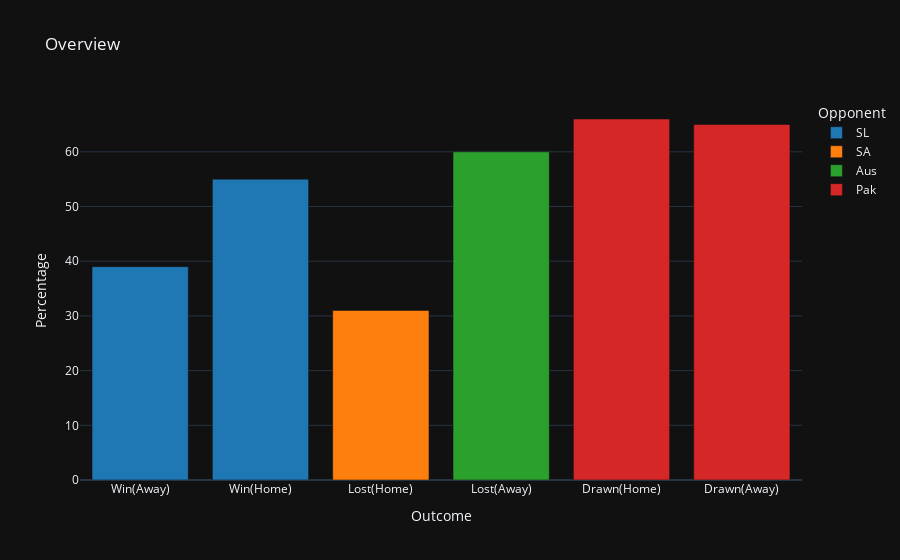
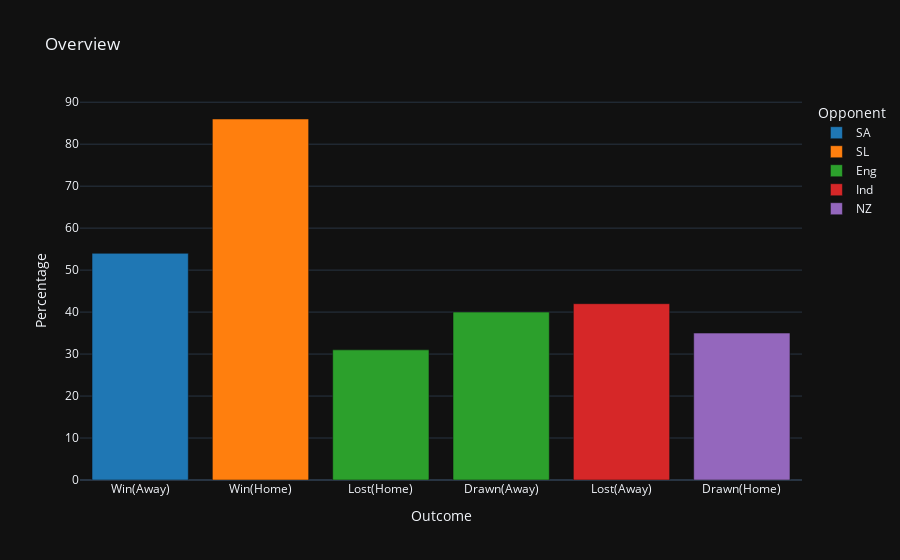
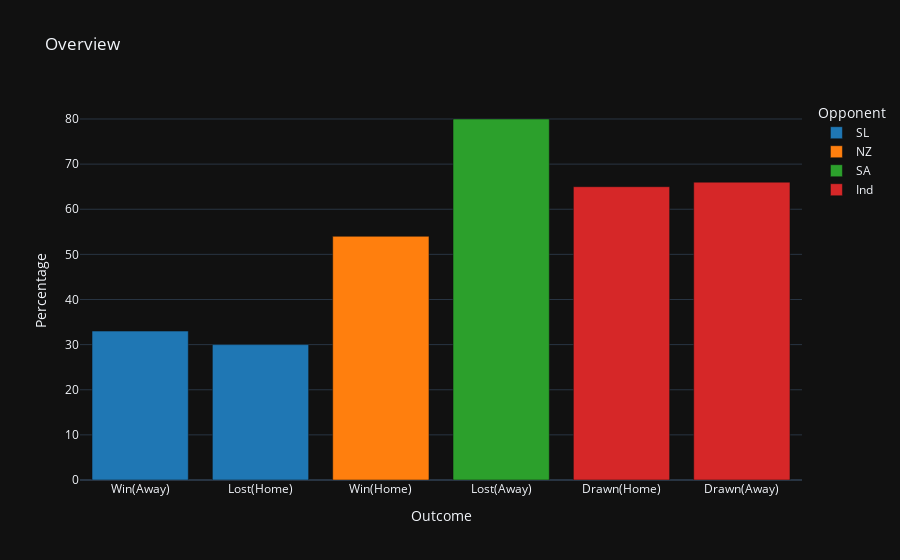
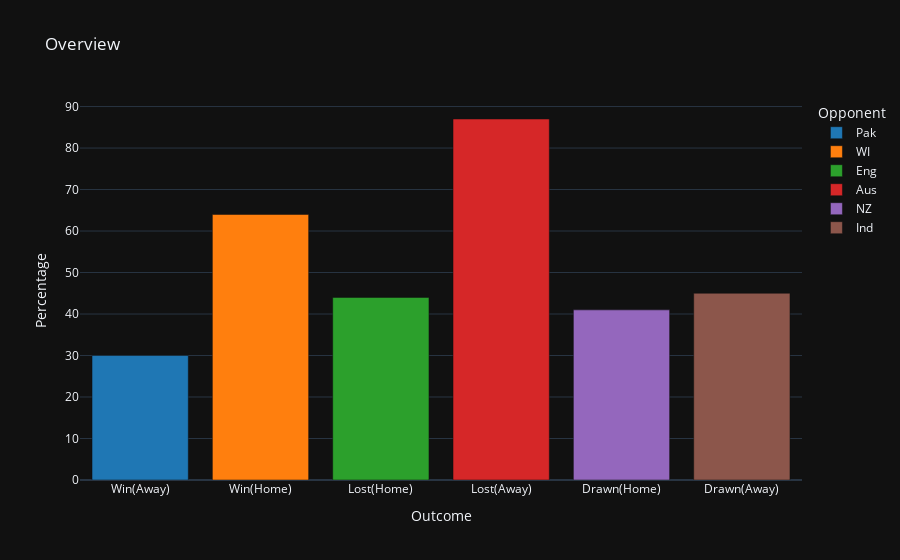

The code cell stored with these charts, in order, in its notebook:
### Code cell
for value in df:
    fig = px.bar(value,x='Column',y='Percentage',color ='Opponent',template="plotly_dark",color_discrete_sequence=px.colors.qualitative.D3,title='Overview',labels={'Column':'Outcome'})

    fig.show()

### Figure 1 — Plotly figure (JSON) as saved in the notebook; plotly's stock layout.template omitted (floating-point values rounded to 4 significant figures)
{"data": [{"alignmentgroup": "True", "hovertemplate": "Opponent=SL<br>Outcome=%{x}<br>Percentage=%{y}<extra></extra>", "legendgroup": "SL", "marker": {"color": "#1F77B4"}, "name": "SL", "offsetgroup": "SL", "orientation": "v", "showlegend": true, "textposition": "auto", "type": "bar", "x": ["Win(Away)", "Win(Home)"], "xaxis": "x", "y": [39, 55], "yaxis": "y"}, {"alignmentgroup": "True", "hovertemplate": "Opponent=SA<br>Outcome=%{x}<br>Percentage=%{y}<extra></extra>", "legendgroup": "SA", "marker": {"color": "#FF7F0E"}, "name": "SA", "offsetgroup": "SA", "orientation": "v", "showlegend": true, "textposition": "auto", "type": "bar", "x": ["Lost(Home)"], "xaxis": "x", "y": [31], "yaxis": "y"}, {"alignmentgroup": "True", "hovertemplate": "Opponent=Aus<br>Outcome=%{x}<br>Percentage=%{y}<extra></extra>", "legendgroup": "Aus", "marker": {"color": "#2CA02C"}, "name": "Aus", "offsetgroup": "Aus", "orientation": "v", "showlegend": true, "textposition": "auto", "type": "bar", "x": ["Lost(Away)"], "xaxis": "x", "y": [60], "yaxis": "y"}, {"alignmentgroup": "True", "hovertemplate": "Opponent=Pak<br>Outcome=%{x}<br>Percentage=%{y}<extra></extra>", "legendgroup": "Pak", "marker": {"color": "#D62728"}, "name": "Pak", "offsetgroup": "Pak", "orientation": "v", "showlegend": true, "textposition": "auto", "type": "bar", "x": ["Drawn(Home)", "Drawn(Away)"], "xaxis": "x", "y": [66, 65], "yaxis": "y"}], "layout": {"barmode": "relative", "legend": {"title": {"text": "Opponent"}, "tracegroupgap": 0}, "title": {"text": "Overview"}, "xaxis": {"anchor": "y", "domain": [0, 1], "title": {"text": "Outcome"}}, "yaxis": {"anchor": "x", "domain": [0, 1], "title": {"text": "Percentage"}}}}

### Figure 2 — Plotly figure (JSON) as saved in the notebook; plotly's stock layout.template omitted (floating-point values rounded to 4 significant figures)
{"data": [{"alignmentgroup": "True", "hovertemplate": "Opponent=SA<br>Outcome=%{x}<br>Percentage=%{y}<extra></extra>", "legendgroup": "SA", "marker": {"color": "#1F77B4"}, "name": "SA", "offsetgroup": "SA", "orientation": "v", "showlegend": true, "textposition": "auto", "type": "bar", "x": ["Win(Away)"], "xaxis": "x", "y": [54], "yaxis": "y"}, {"alignmentgroup": "True", "hovertemplate": "Opponent=SL<br>Outcome=%{x}<br>Percentage=%{y}<extra></extra>", "legendgroup": "SL", "marker": {"color": "#FF7F0E"}, "name": "SL", "offsetgroup": "SL", "orientation": "v", "showlegend": true, "textposition": "auto", "type": "bar", "x": ["Win(Home)"], "xaxis": "x", "y": [86], "yaxis": "y"}, {"alignmentgroup": "True", "hovertemplate": "Opponent=Eng<br>Outcome=%{x}<br>Percentage=%{y}<extra></extra>", "legendgroup": "Eng", "marker": {"color": "#2CA02C"}, "name": "Eng", "offsetgroup": "Eng", "orientation": "v", "showlegend": true, "textposition": "auto", "type": "bar", "x": ["Lost(Home)", "Drawn(Away)"], "xaxis": "x", "y": [31, 40], "yaxis": "y"}, {"alignmentgroup": "True", "hovertemplate": "Opponent=Ind<br>Outcome=%{x}<br>Percentage=%{y}<extra></extra>", "legendgroup": "Ind", "marker": {"color": "#D62728"}, "name": "Ind", "offsetgroup": "Ind", "orientation": "v", "showlegend": true, "textposition": "auto", "type": "bar", "x": ["Lost(Away)"], "xaxis": "x", "y": [42], "yaxis": "y"}, {"alignmentgroup": "True", "hovertemplate": "Opponent=NZ<br>Outcome=%{x}<br>Percentage=%{y}<extra></extra>", "legendgroup": "NZ", "marker": {"color": "#9467BD"}, "name": "NZ", "offsetgroup": "NZ", "orientation": "v", "showlegend": true, "textposition": "auto", "type": "bar", "x": ["Drawn(Home)"], "xaxis": "x", "y": [35], "yaxis": "y"}], "layout": {"barmode": "relative", "legend": {"title": {"text": "Opponent"}, "tracegroupgap": 0}, "title": {"text": "Overview"}, "xaxis": {"anchor": "y", "domain": [0, 1], "title": {"text": "Outcome"}}, "yaxis": {"anchor": "x", "domain": [0, 1], "title": {"text": "Percentage"}}}}

### Figure 3 — Plotly figure (JSON) as saved in the notebook; plotly's stock layout.template omitted (floating-point values rounded to 4 significant figures)
{"data": [{"alignmentgroup": "True", "hovertemplate": "Opponent=SL<br>Outcome=%{x}<br>Percentage=%{y}<extra></extra>", "legendgroup": "SL", "marker": {"color": "#1F77B4"}, "name": "SL", "offsetgroup": "SL", "orientation": "v", "showlegend": true, "textposition": "auto", "type": "bar", "x": ["Win(Away)", "Lost(Home)"], "xaxis": "x", "y": [33, 30], "yaxis": "y"}, {"alignmentgroup": "True", "hovertemplate": "Opponent=NZ<br>Outcome=%{x}<br>Percentage=%{y}<extra></extra>", "legendgroup": "NZ", "marker": {"color": "#FF7F0E"}, "name": "NZ", "offsetgroup": "NZ", "orientation": "v", "showlegend": true, "textposition": "auto", "type": "bar", "x": ["Win(Home)"], "xaxis": "x", "y": [54], "yaxis": "y"}, {"alignmentgroup": "True", "hovertemplate": "Opponent=SA<br>Outcome=%{x}<br>Percentage=%{y}<extra></extra>", "legendgroup": "SA", "marker": {"color": "#2CA02C"}, "name": "SA", "offsetgroup": "SA", "orientation": "v", "showlegend": true, "textposition": "auto", "type": "bar", "x": ["Lost(Away)"], "xaxis": "x", "y": [80], "yaxis": "y"}, {"alignmentgroup": "True", "hovertemplate": "Opponent=Ind<br>Outcome=%{x}<br>Percentage=%{y}<extra></extra>", "legendgroup": "Ind", "marker": {"color": "#D62728"}, "name": "Ind", "offsetgroup": "Ind", "orientation": "v", "showlegend": true, "textposition": "auto", "type": "bar", "x": ["Drawn(Home)", "Drawn(Away)"], "xaxis": "x", "y": [65, 66], "yaxis": "y"}], "layout": {"barmode": "relative", "legend": {"title": {"text": "Opponent"}, "tracegroupgap": 0}, "title": {"text": "Overview"}, "xaxis": {"anchor": "y", "domain": [0, 1], "title": {"text": "Outcome"}}, "yaxis": {"anchor": "x", "domain": [0, 1], "title": {"text": "Percentage"}}}}

### Figure 4 — Plotly figure (JSON) as saved in the notebook; plotly's stock layout.template omitted (floating-point values rounded to 4 significant figures)
{"data": [{"alignmentgroup": "True", "hovertemplate": "Opponent=Pak<br>Outcome=%{x}<br>Percentage=%{y}<extra></extra>", "legendgroup": "Pak", "marker": {"color": "#1F77B4"}, "name": "Pak", "offsetgroup": "Pak", "orientation": "v", "showlegend": true, "textposition": "auto", "type": "bar", "x": ["Win(Away)"], "xaxis": "x", "y": [30], "yaxis": "y"}, {"alignmentgroup": "True", "hovertemplate": "Opponent=WI<br>Outcome=%{x}<br>Percentage=%{y}<extra></extra>", "legendgroup": "WI", "marker": {"color": "#FF7F0E"}, "name": "WI", "offsetgroup": "WI", "orientation": "v", "showlegend": true, "textposition": "auto", "type": "bar", "x": ["Win(Home)"], "xaxis": "x", "y": [64], "yaxis": "y"}, {"alignmentgroup": "True", "hovertemplate": "Opponent=Eng<br>Outcome=%{x}<br>Percentage=%{y}<extra></extra>", "legendgroup": "Eng", "marker": {"color": "#2CA02C"}, "name": "Eng", "offsetgroup": "Eng", "orientation": "v", "showlegend": true, "textposition": "auto", "type": "bar", "x": ["Lost(Home)"], "xaxis": "x", "y": [44], "yaxis": "y"}, {"alignmentgroup": "True", "hovertemplate": "Opponent=Aus<br>Outcome=%{x}<br>Percentage=%{y}<extra></extra>", "legendgroup": "Aus", "marker": {"color": "#D62728"}, "name": "Aus", "offsetgroup": "Aus", "orientation": "v", "showlegend": true, "textposition": "auto", "type": "bar", "x": ["Lost(Away)"], "xaxis": "x", "y": [87], "yaxis": "y"}, {"alignmentgroup": "True", "hovertemplate": "Opponent=NZ<br>Outcome=%{x}<br>Percentage=%{y}<extra></extra>", "legendgroup": "NZ", "marker": {"color": "#9467BD"}, "name": "NZ", "offsetgroup": "NZ", "orientation": "v", "showlegend": true, "textposition": "auto", "type": "bar", "x": ["Drawn(Home)"], "xaxis": "x", "y": [41], "yaxis": "y"}, {"alignmentgroup": "True", "hovertemplate": "Opponent=Ind<br>Outcome=%{x}<br>Percentage=%{y}<extra></extra>", "legendgroup": "Ind", "marker": {"color": "#8C564B"}, "name": "Ind", "offsetgroup": "Ind", "orientation": "v", "showlegend": true, "textposition": "auto", "type": "bar", "x": ["Drawn(Away)"], "xaxis": "x", "y": [45], "yaxis": "y"}], "layout": {"barmode": "relative", "legend": {"title": {"text": "Opponent"}, "tracegroupgap": 0}, "title": {"text": "Overview"}, "xaxis": {"anchor": "y", "domain": [0, 1], "title": {"text": "Outcome"}}, "yaxis": {"anchor": "x", "domain": [0, 1], "title": {"text": "Percentage"}}}}
